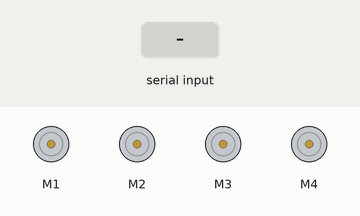
Simulated run of this sketch. Board: Arduino Uno, built with avr-gcc and run on an emulated ATmega328P. Shown: 4 × DC motor (green arrow = forward, orange = backward, longer = faster). The test bench sets the inputs (shaded band).

Above: at 1.2 s.
1.3 s: "1\n" received over Serial
At 3.3 s:
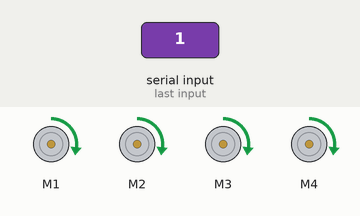
3.8 s: "2\n" received over Serial
At 5.2 s:
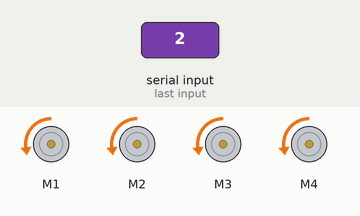
6.3 s: "3\n" received over Serial
At 8.2 s:
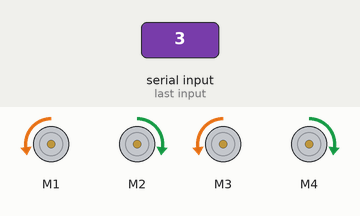
8.8 s: "4\n" received over Serial
At 10.2 s:
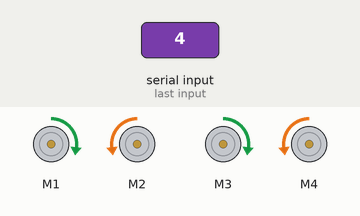
11.3 s: "5\n" received over Serial
At 13.2 s:
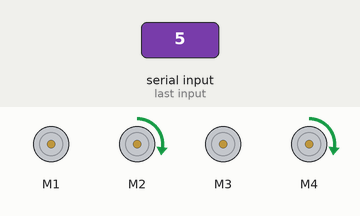
13.8 s: "3\n" received over Serial
At 15.2 s:
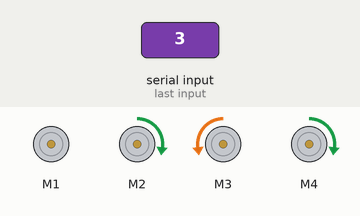
Timing chart, 0 to 16.8 s (numbered marks = the images above; inputs shaded):
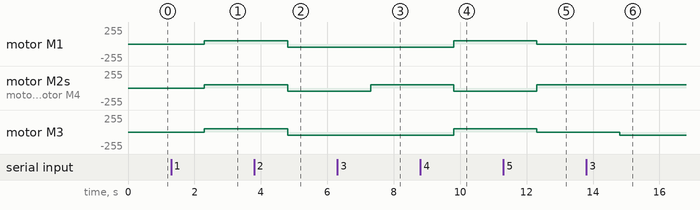

Measured:
- after the input at 1.3 s, motor M1–4: stopped → forward 50/255 after 1.0 s
- after the input at 3.8 s, motor M1–4: forward 50/255 → backward 50/255 after 1.0 s
- after the input at 6.3 s, motor M2, motor M4: backward 50/255 → forward 50/255 after 1.0 s
- after the input at 8.8 s, motor M1, motor M3: backward 50/255 → forward 50/255 after 1.0 s; motor M2, motor M4: forward 50/255 → backward 50/255 after 1.0 s
- after the input at 11.3 s, motor M1, motor M3: forward 50/255 → stopped after 1.0 s; motor M2, motor M4: backward 50/255 → forward 50/255 after 1.0 s
- after the input at 13.8 s, motor M3: stopped → backward 50/255 after 1.0 s

The sketch:

arduino_interface.ino
```cpp
#include <Adafruit_MotorShield.h>                       //include motor shield library

Adafruit_MotorShield AFMS = Adafruit_MotorShield();     //create Adafruit_MotorShield object
Adafruit_DCMotor *frontLeftMotor = AFMS.getMotor(2);    //assign the right motor to port M1
Adafruit_DCMotor *frontRightMotor = AFMS.getMotor(1);   //assign the left motor to port M3
Adafruit_DCMotor *backLeftMotor = AFMS.getMotor(3);     //assign the right motor to port M1
Adafruit_DCMotor *backRightMotor = AFMS.getMotor(4);    //assign the left motor to port M3

int currDriveMode = 0;                                  //int that represents the current drive state (direction)
int DRIVE_SPEED = 50;                                   //int that represents the drive speed of the robot

void setup() {
  Serial.flush();                                       //reset serial monitor
  Serial.begin(9600);

  AFMS.begin();                                         //begin the Adafruit_MotorShield object
}

void loop() {
  //read the serial monitor to check to see if an update to the drive state has been requested
  if (Serial.available() > 0) {
    //if there is a new updated value, it is read and processed as an Integer
    String a = Serial.readString();
    currDriveMode = a.toInt();
  }

  //based on the current drive mode, the appropriate drive command is called
  if(currDriveMode==1) {
    driveNorth();
  }
  else if(currDriveMode==2) {
    driveSouth();
  }
  else if(currDriveMode==3) {
    driveEast();
  }
  else if(currDriveMode==4) {
    driveWest();
  }
  else if(currDriveMode==5) {
    driveNorthEast();
  }
  else if(currDriveMode==6) {
    driveNorthWest();
  }
  else if(currDriveMode==7) {
    driveSouthEast();
  }
  else if(currDriveMode==8) {
    driveSouthWest();
  }
  else if(currDriveMode==9) {
    rotateClock();
  }
  else if(currDriveMode==10) {
    rotateCounterClock();
  }
  else if(currDriveMode==11) {
    tempStop();
  }
}

void driveNorth(){
  //drive straight

  //set the drive speeds
  frontRightMotor->setSpeed(DRIVE_SPEED);
  frontLeftMotor->setSpeed(DRIVE_SPEED);
  backLeftMotor->setSpeed(DRIVE_SPEED);
  backRightMotor->setSpeed(DRIVE_SPEED);

  //all motors should be going forward
  frontRightMotor->run(FORWARD);
  frontLeftMotor->run(FORWARD);
  backLeftMotor->run(FORWARD);
  backRightMotor->run(FORWARD);
}

void driveSouth(){
  //drive backwards

  //set the drive speeds
  frontRightMotor->setSpeed(DRIVE_SPEED);
  frontLeftMotor->setSpeed(DRIVE_SPEED);
  backLeftMotor->setSpeed(DRIVE_SPEED);
  backRightMotor->setSpeed(DRIVE_SPEED);

  //all motors should be going
  frontRightMotor->run(BACKWARD);
  frontLeftMotor->run(BACKWARD);
  backLeftMotor->run(BACKWARD);
  backRightMotor->run(BACKWARD);
}

void driveEast(){
  //drive to the right

  //set the drive speeds
  frontLeftMotor->setSpeed(DRIVE_SPEED);
  backLeftMotor->setSpeed(DRIVE_SPEED);
  backRightMotor->setSpeed(DRIVE_SPEED);

  //diagonal motars are the same direction and front right should be going
  //backwards
  frontRightMotor->run(BACKWARD);
  frontLeftMotor->run(FORWARD);
  backLeftMotor->run(BACKWARD);
  backRightMotor->run(FORWARD);
}

void driveWest(){
  //drive to the left

  //set the drive speeds
  frontRightMotor->setSpeed(DRIVE_SPEED);
  frontLeftMotor->setSpeed(DRIVE_SPEED);
  backLeftMotor->setSpeed(DRIVE_SPEED);
  backRightMotor->setSpeed(DRIVE_SPEED);

  //motors should be in the opposite direction of driveEast()
  frontRightMotor->run(FORWARD);
  frontLeftMotor->run(BACKWARD);
  backLeftMotor->run(FORWARD);
  backRightMotor->run(BACKWARD);
}

void driveNorthEast(){
  //drive forward and to the right

  //set the drive speeds (front right and back left are stationary)
  frontRightMotor->setSpeed(0);
  frontLeftMotor->setSpeed(DRIVE_SPEED);
  backLeftMotor->setSpeed(0);
  backRightMotor->setSpeed(DRIVE_SPEED);


  //back right and front left are set to forward
  frontLeftMotor->run(FORWARD);
  backRightMotor->run(FORWARD);
}

void driveNorthWest(){
  //drive forward and to the left

  //set the drive speeds (front left and back right are stationary)
  frontRightMotor->setSpeed(DRIVE_SPEED);
  frontLeftMotor->setSpeed(0);
  backLeftMotor->setSpeed(DRIVE_SPEED);
  backRightMotor->setSpeed(0);


  //back left and front right are set to forward
  frontRightMotor->run(FORWARD);
  backLeftMotor->run(FORWARD);
}

void driveSouthWest(){
  //drive backward and to the left

  //set the drive speeds (front right and back left are stationary)
  frontRightMotor->setSpeed(0);
  frontLeftMotor->setSpeed(DRIVE_SPEED);
  backLeftMotor->setSpeed(0);
  backRightMotor->setSpeed(DRIVE_SPEED);

  //opposite directions as driveNorthEast()
  frontLeftMotor->run(BACKWARD);
  backRightMotor->run(BACKWARD);
}

void driveSouthEast(){
  //drive backward and to the right

  //set the drive speeds (back right and front left are stationary)
  frontRightMotor->setSpeed(DRIVE_SPEED);
  frontLeftMotor->setSpeed(0);
  backLeftMotor->setSpeed(DRIVE_SPEED);
  backRightMotor->setSpeed(0);

  //opposite directions as driveNorthWest()
  frontRightMotor->run(BACKWARD);
  backLeftMotor->run(BACKWARD);
}

void rotateClock(){
  //rotate clockwise

  //set the drive speeds
  frontRightMotor->setSpeed(DRIVE_SPEED);
  frontLeftMotor->setSpeed(DRIVE_SPEED);
  backLeftMotor->setSpeed(DRIVE_SPEED);
  backRightMotor->setSpeed(DRIVE_SPEED);

  //right wheels backward and left wheels forward
  frontRightMotor->run(BACKWARD);
  frontLeftMotor->run(FORWARD);
  backLeftMotor->run(FORWARD);
  backRightMotor->run(BACKWARD);
}

void rotateCounterClock(){
  //rotate counterclockwise

  //set the drive speeds
  frontRightMotor->setSpeed(DRIVE_SPEED);
  frontLeftMotor->setSpeed(DRIVE_SPEED);
  backLeftMotor->setSpeed(DRIVE_SPEED);
  backRightMotor->setSpeed(DRIVE_SPEED);

  //opposite direction as rotateClock()
  frontRightMotor->run(FORWARD);
  frontLeftMotor->run(BACKWARD);
  backLeftMotor->run(BACKWARD);
  backRightMotor->run(FORWARD);
}

void tempStop() {
  //stop motor motion temporarily

  //set each motor to 0
  frontRightMotor->setSpeed(0);
  frontLeftMotor->setSpeed(0);
  backLeftMotor->setSpeed(0);
  backRightMotor->setSpeed(0);
}
```
